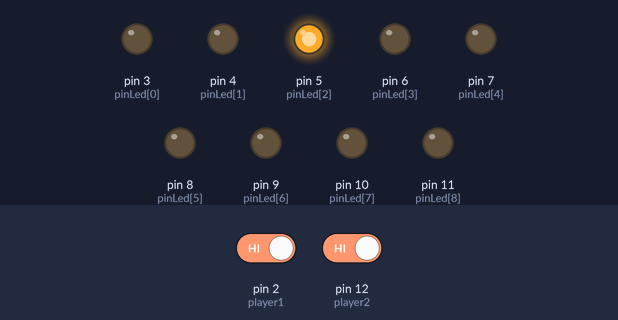
The sketch below on a simulated Arduino Uno, built with avr-gcc and run on an emulated ATmega328P. Shown: output pins drawn as LEDs (lit = HIGH). Dashed ring = blinking. The test bench sets the inputs (shaded band); at power-on: pin 2 (player1) HIGH, pin 12 (player2) HIGH. Random numbers use the default seed unless the sketch sets one; what the sketch prints to the serial monitor is not drawn.

Above: at 1.2 s.
1.3 s: pin 2 (player1) driven LOW and pin 12 (player2) driven LOW
At 1.7 s:
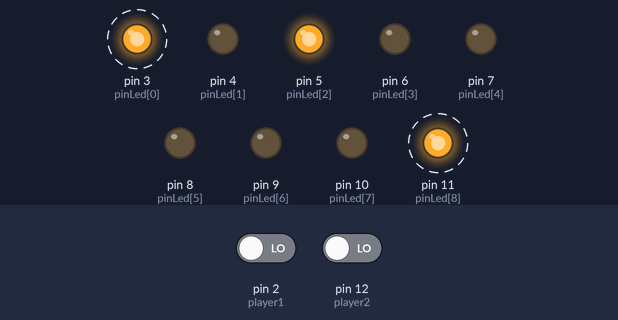
4.3 s: pin 2 (player1) driven HIGH and pin 12 (player2) driven HIGH
At 5.1 s:
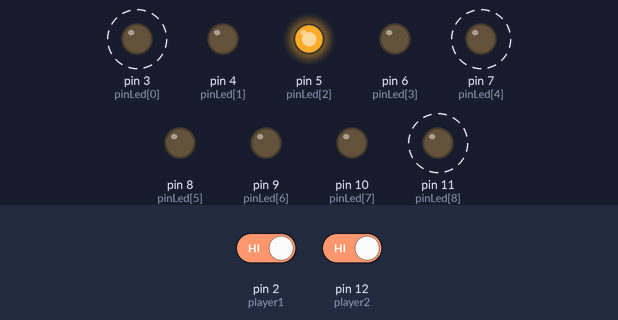
7.3 s: pin 2 (player1) driven LOW
10.3 s: pin 2 (player1) driven HIGH
At 11.2 s:
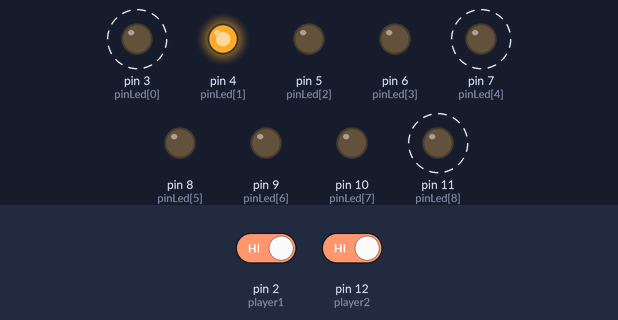
Timing chart, 0 to 14.3 s (numbered marks = the images above; inputs shaded):
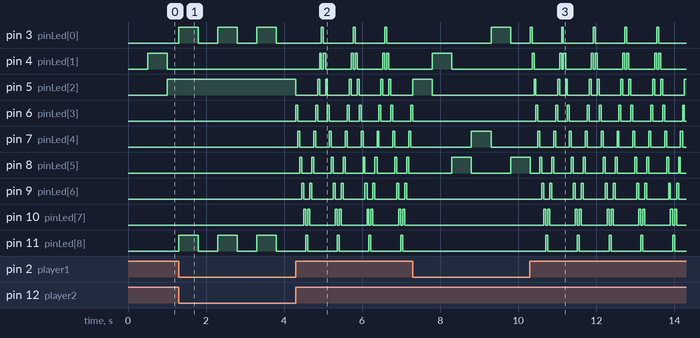

Measured:
- after the input at 1.3 s, pin 3 (pinLed[0]): alternates HIGH for 0.50 s and LOW for 0.50 s, starting at once
- after the input at 4.3 s, pin 9 (pinLed[6]): LOW → HIGH after 0.16 s, then repeats every 0.81 s: LOW 0.15 s, HIGH 0.05 s, LOW 0.56 s, HIGH 0.05 s; pin 10 (pinLed[7]): LOW → HIGH after 0.21 s, then repeats every 0.81 s: LOW 0.05 s, HIGH 0.05 s, LOW 0.66 s, HIGH 0.05 s
- after the input at 10.3 s, pin 5 (pinLed[2]): LOW → HIGH after 0.10 s, then repeats every 0.81 s: LOW 0.56 s, HIGH 0.05 s, LOW 0.15 s, HIGH 0.05 s; pin 9 (pinLed[6]): LOW → HIGH after 0.31 s, then repeats every 0.81 s: LOW 0.15 s, HIGH 0.05 s, LOW 0.56 s, HIGH 0.05 s
- by itself, pin 4 (pinLed[1]): repeats every 0.81 s: LOW 0.66 s, HIGH 0.05 s, LOW 0.05 s, HIGH 0.05 s
- by itself, pin 6 (pinLed[3]): repeats every 0.81 s: LOW 0.46 s, HIGH 0.05 s, LOW 0.25 s, HIGH 0.05 s
- by itself, pin 7 (pinLed[4]): alternates HIGH for 0.05 s and LOW for 0.36 s
- by itself, pin 8 (pinLed[5]): repeats every 0.80 s: HIGH 0.05 s, LOW 0.25 s, HIGH 0.05 s, LOW 0.46 s
- by itself, pin 11 (pinLed[8]): alternates HIGH for 0.50 s and LOW for 0.50 s

The sketch:

Cyclone2Pv1.ino
```cpp
int pinLed[] = {3,4,5,6,7,8,9,10,11};
int counter=0;
int player1=2;
int player2=12;
int ledState=1;
int score1=0;
int score2=0;

boolean gamePlay=false;
boolean aman=false;
boolean naik=true;
const long interval = 50;
const long intervalMainMenu = 500;
const long intervalToPlay=1000;
unsigned long previousMillisMainMenu=0;
unsigned long previousMillis=0;
unsigned long previousMillisPlay=0;
void setup() {
  // put your setup code here, to run once:
  for (int i=0; i<9;i++){
    pinMode(pinLed[i],OUTPUT);
  }
  pinMode(player1, INPUT_PULLUP);
  pinMode(player2, INPUT_PULLUP);
  Serial.begin(9600);
}

void loop() {
  // put your main code here, to run repeatedly:
  Serial.println(gamePlay);
  if(gamePlay){
    play();
  }else{
    mainMenu();
  }
}

void mainMenu(){
  int val1=digitalRead(player1);
  int val2=digitalRead(player2);
  unsigned long currentMillis = millis();
  if(counter==8){
    naik=false;
  }else if(counter==0){
    naik=true;
  }
  if(currentMillis-previousMillisMainMenu >= intervalMainMenu){
    previousMillisMainMenu=currentMillis;
    digitalWrite(pinLed[counter],LOW);
    if(naik){
      counter++;
    }else{
      counter--;
    }
    digitalWrite(pinLed[counter],HIGH);
  }
  if(val1==0&&val2==0){
    if(currentMillis-previousMillisPlay>=intervalToPlay){
      previousMillisPlay=currentMillis;
      gamePlay=true;
      for(int i=0;i<3;i++){
        digitalWrite(pinLed[0],HIGH);
        digitalWrite(pinLed[8],HIGH);
        delay(500);
        digitalWrite(pinLed[0],LOW);
        digitalWrite(pinLed[8],LOW);
        delay(500);
      }
    }
  }
}

void play(){
  unsigned long currentMillis = millis();
  int val1=digitalRead(player1);
  int val2=digitalRead(player2);

  /*
  Serial.print(score1);
  Serial.print("vs");
  Serial.print(score2);
  Serial.print("---");
  Serial.print(val1);
  Serial.print("---");
  Serial.print(val2);
  Serial.println(naik);
  */
  if(counter==8){
    naik=false;
  }else if(counter==0){
    naik=true;
  }


  if(counter!=8&&counter!=0){
    if(val1==1&&val2==1){
      aman=true;
    }else{
      aman=false;
    }
  }

  if(currentMillis - previousMillis >= interval){
    previousMillis = currentMillis;
    digitalWrite(pinLed[counter],LOW);
    if(naik){
      counter++;
    }else{
      counter--;
    }
    digitalWrite(pinLed[counter],HIGH);
  }

  if(counter==0&&aman==1){
      if(val2==0){
        score1++;
        aman=false;
        for(int i=0;i<score1;i++){
          digitalWrite(pinLed[counter],HIGH);
          delay(300);
          digitalWrite(pinLed[counter],LOW);
          delay(300);
        }
        counter=random(1,7);
        naik=random(0,1);
      }
  }else if (counter==8&&aman==1){
    if(val1==0){
      score2++;
      aman=false;
      for(int i=0;i<score2;i++){
          digitalWrite(pinLed[counter],HIGH);
          delay(300);
          digitalWrite(pinLed[counter],LOW);
          delay(300);
      }
      counter=random(1,7);
      naik=random(0,1);
    }
  }else if(aman==0&&(val1==0||val2==0)){
    /*
     * Versi Lain jika tidak tepat sasaran
    for(int i=0;i<5;i++){
      for (int i=0; i<9;i++){
        digitalWrite(pinLed[i],HIGH);
      }
      delay(100);
      for (int i=0; i<9;i++){
        digitalWrite(pinLed[i],LOW);
      }
      delay(100);
    }
    */
    //yang bawah versi Jabrils
    digitalWrite(pinLed[counter],HIGH);
    delay(500);
    digitalWrite(pinLed[counter],LOW);
    counter=random(1,7);
    naik=random(0,1);
  }
  if(score1==5){
    for(int i=0;i<3;i++){
      for (int i=8;i>=0;i--){
          digitalWrite(pinLed[i],HIGH);
          delay(50);
      }
      delay(50);
      for (int i=8;i>=0;i--){
          digitalWrite(pinLed[i],LOW);
      }
    }
    score1=0;
    score2=0;
    gamePlay=false;
  }else if(score2==5){
    for(int i=0;i<3;i++){
      for (int i=0;i<9;i++){
          digitalWrite(pinLed[i],HIGH);
          delay(50);
      }
      delay(50);
      for (int i=0;i<9;i++){
          digitalWrite(pinLed[i],LOW);
      }
    }
    score1=0;
    score2=0;
    gamePlay=false;
  }
}
```
